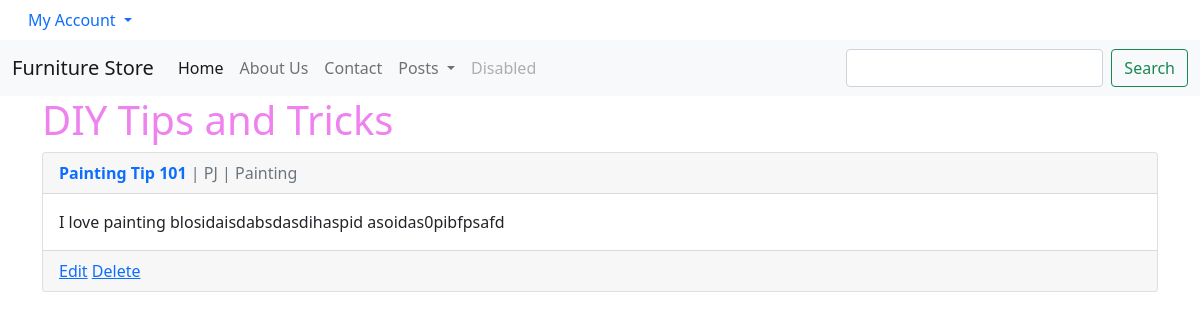
Before: /posts/ (signed in) with the older database file.
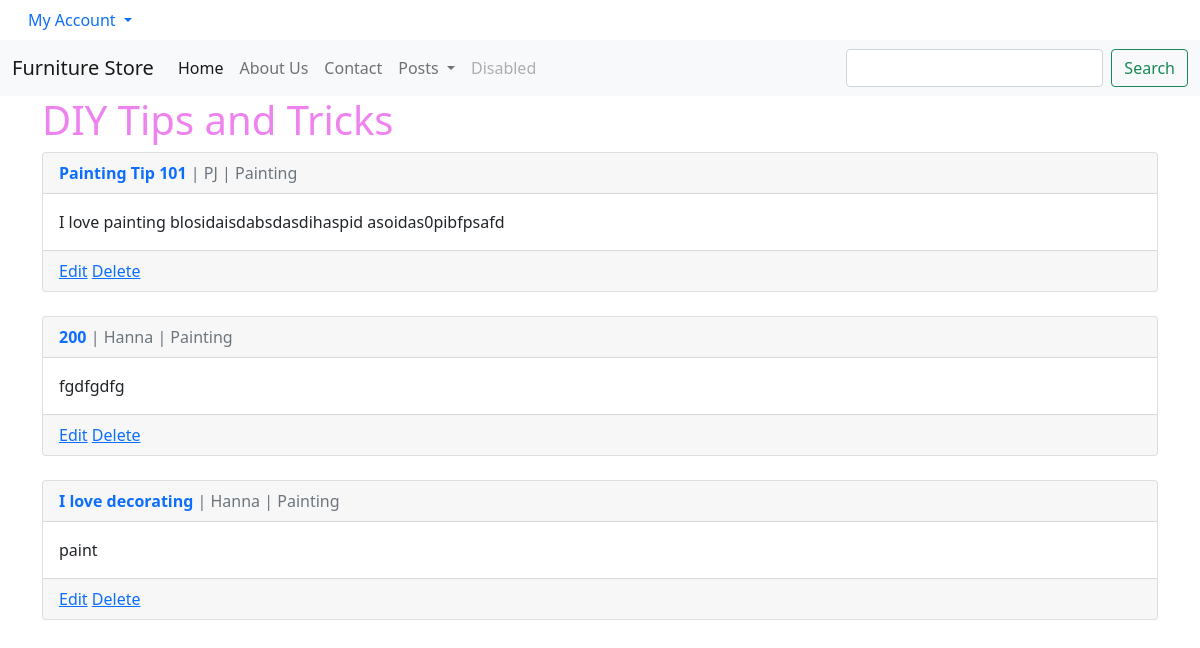
After: the same page with the newer database file.
### posts/models.py (models this page shows, shortened)
class Post(models.Model):
    id = models.UUIDField(primary_key=True,
                          default=uuid.uuid4,
                          editable=False)
    title = models.CharField(max_length=200)
    author = models.ForeignKey(
        'accounts.CustomUser',
        on_delete=models.CASCADE,
    )
    body = models.TextField()
    category = models.ManyToManyField(Category)

class Category(models.Model):
    id = models.UUIDField(primary_key=True,
                          default=uuid.uuid4,
                          editable=False)
    name = models.CharField(max_length=50)
    description = models.TextField()
    def __str__(self):
        return self.name

### accounts/models.py (models this page shows)
class CustomUser(AbstractUser):
    id = models.UUIDField(primary_key=True,
                          default=uuid.uuid4,
                          editable=False)
    age = models.PositiveBigIntegerField(null=True, blank=True)

### posts/views.py (the view)
# urls.py: path('', PostPageView.as_view(), name='posts'),
class PostPageView(LoginRequiredMixin, ListView):
    model = Post
    template_name = 'posts.html'
    context_object_name = "all_posts_list"

### accounts/models.py (called while the page is built)
    def get_absolute_url(self):
        return reverse("show_profile", args=[str(self.id)])

### posts/templates/posts.html (shortened to what this page needs)
{% extends 'base.html' %}
{% block content %}
<h1>DIY Tips and Tricks</h1>
    {% for post in all_posts_list %}
    <div class="card">
        <div class="card-header">
            <a class="text-decoration-none fw-bold" href={% url 'post_detail' post.pk %}>{{post.title}}</a>
            <span class="text-muted"> | {{post.author}} | {% for category in post.category.all %}{{ category }} {% endfor %}</span>
        </div>
        <div class="card-body">
            {{ post.body }}
        </div>
        <div class="card-footer  text-muted">
            <a href="{% url 'post_edit' post.pk %}">Edit</a>
            <a href="{% url 'post_delete' post.pk %}">Delete</a>
        </div>
    </div>
    <br/>
    {% endfor %}
{% endblock content %}

### templates/base.html (shortened to what this page needs)
{% load static %}
<!DOCTYPE html>
<html lang="en">
<head>
    <link rel = "stylesheet" type="text/css" href="{% static 'css/base.css' %}">
    <link href="https://cdn.jsdelivr.net/npm/bootstrap@5.0.2/dist/css/bootstrap.min.css" rel="stylesheet">
</head>
<body>
    <div class="container-fluid">
    <a class="nav-link dropdown-toggle" href="#" id="navbarDropdown" role="button" data-bs-toggle="dropdown" aria-expanded="false">
        My Account
      </a>
              </div>
    <nav class="navbar navbar-expand-lg navbar-light bg-light">
        <div class="container-fluid">
          <a class="navbar-brand" href="{% url 'home' %}">Furniture Store</a>
          <div class="collapse navbar-collapse" id="navbarSupportedContent">
            <ul class="navbar-nav me-auto mb-2 mb-lg-0">
              <li class="nav-item">
                <a class="nav-link active" aria-current="page" href="{% url 'home' %}">Home</a>
              </li>
              <li class="nav-item">
                <a class="nav-link" href="{% url 'about' %}">About Us</a>
              </li>
              <li class="nav-item">
                <a class="nav-link" href="{% url 'contact' %}">Contact</a>
              </li>
              <li class="nav-item dropdown">
                <a class="nav-link dropdown-toggle" href="#" id="navbarDropdown" role="button" data-bs-toggle="dropdown" aria-expanded="false">
                  Posts
                </a>
              </li>
              <li class="nav-item">
                <a class="nav-link disabled" href="#" tabindex="-1" aria-disabled="true">Disabled</a>
              </li>
            </ul>
            <form class="d-flex" action="{% url 'search_results' %}" method = "get">
              <input name= "q" class="form-control me-2" type="search" aria-label="Search">
              <button class="btn btn-outline-success" type="submit">Search</button>
            </form>
          </div>
        </div>
      </nav>
      <div class="container">
    {% block content %}
    {% endblock content %}
      </div>
</body>
</html>

### static/css/base.css (style rules this page uses)
h1, a, header { color: violet; }
body { font-family: 'Source Sans Pro', sans-serif; font-size: 18px; }

Changed rows visible on the page:
added Post: title "200", author "Hanna", body "fgdfgdfg", Category (name "Painting")
added Post: title "I love decorating", author "Hanna", body "paint", Category (name "Painting")
